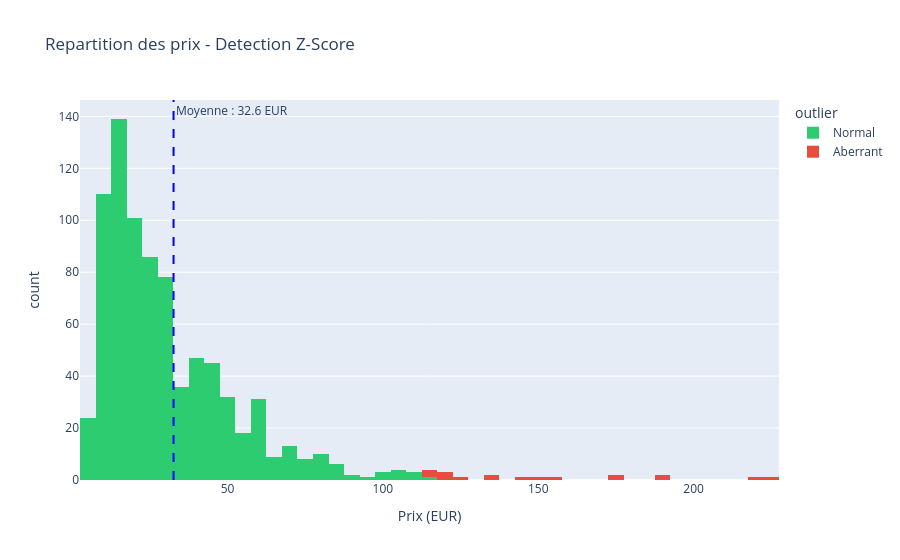

The notebook cell this image was saved under:
### Code cell
join['outlier'] = np.where(join['z_score'].abs() > 3, 'Aberrant', 'Normal')
fig = px.histogram(join, x='price_2', color='outlier', nbins=50,
                   title='Repartition des prix - Detection Z-Score',
                   labels={'price_2': 'Prix (EUR)'},
                   color_discrete_map={'Normal': '#2ecc71', 'Aberrant': '#e74c3c'})
fig.add_vline(x=mean_price, line_dash='dash', line_color='blue',
              annotation_text=f"Moyenne : {mean_price:.1f} EUR")
fig.show()

### Figure 1 — Plotly figure (JSON) as saved in the notebook; plotly's stock layout.template omitted (floating-point values rounded to 4 significant figures; data arrays with more than 128 entries replaced by an {"elided": "..."} marker saying what was removed)
{"data": [{"bingroup": "x", "hovertemplate": "outlier=Normal<br>Prix (EUR)=%{x}<br>count=%{y}<extra></extra>", "legendgroup": "Normal", "marker": {"color": "#2ecc71", "pattern": {"shape": ""}}, "name": "Normal", "nbinsx": 50, "orientation": "v", "showlegend": true, "type": "histogram", "x": {"elided": "807 float values"}, "xaxis": "x", "yaxis": "y"}, {"bingroup": "x", "hovertemplate": "outlier=Aberrant<br>Prix (EUR)=%{x}<br>count=%{y}<extra></extra>", "legendgroup": "Aberrant", "marker": {"color": "#e74c3c", "pattern": {"shape": ""}}, "name": "Aberrant", "nbinsx": 50, "orientation": "v", "showlegend": true, "type": "histogram", "x": [225.0, 149.6, 176.0, 157.0, 144.0, 137.0, 217.5, 124.8, 175.0, 191.3, 122.0, 135.0, 116.4, 115.0, 121.0, 115.0, 121.0, 191.2], "xaxis": "x", "yaxis": "y"}], "layout": {"annotations": [{"showarrow": false, "text": "Moyenne : 32.6 EUR", "x": 32.61, "xanchor": "left", "xref": "x", "y": 1, "yanchor": "top", "yref": "y domain"}], "barmode": "relative", "legend": {"title": {"text": "outlier"}, "tracegroupgap": 0}, "shapes": [{"line": {"color": "blue", "dash": "dash"}, "type": "line", "x0": 32.61, "x1": 32.61, "xref": "x", "y0": 0, "y1": 1, "yref": "y domain"}], "title": {"text": "Repartition des prix - Detection Z-Score"}, "xaxis": {"anchor": "y", "domain": [0.0, 1.0], "title": {"text": "Prix (EUR)"}}, "yaxis": {"anchor": "x", "domain": [0.0, 1.0], "title": {"text": "count"}}}}
